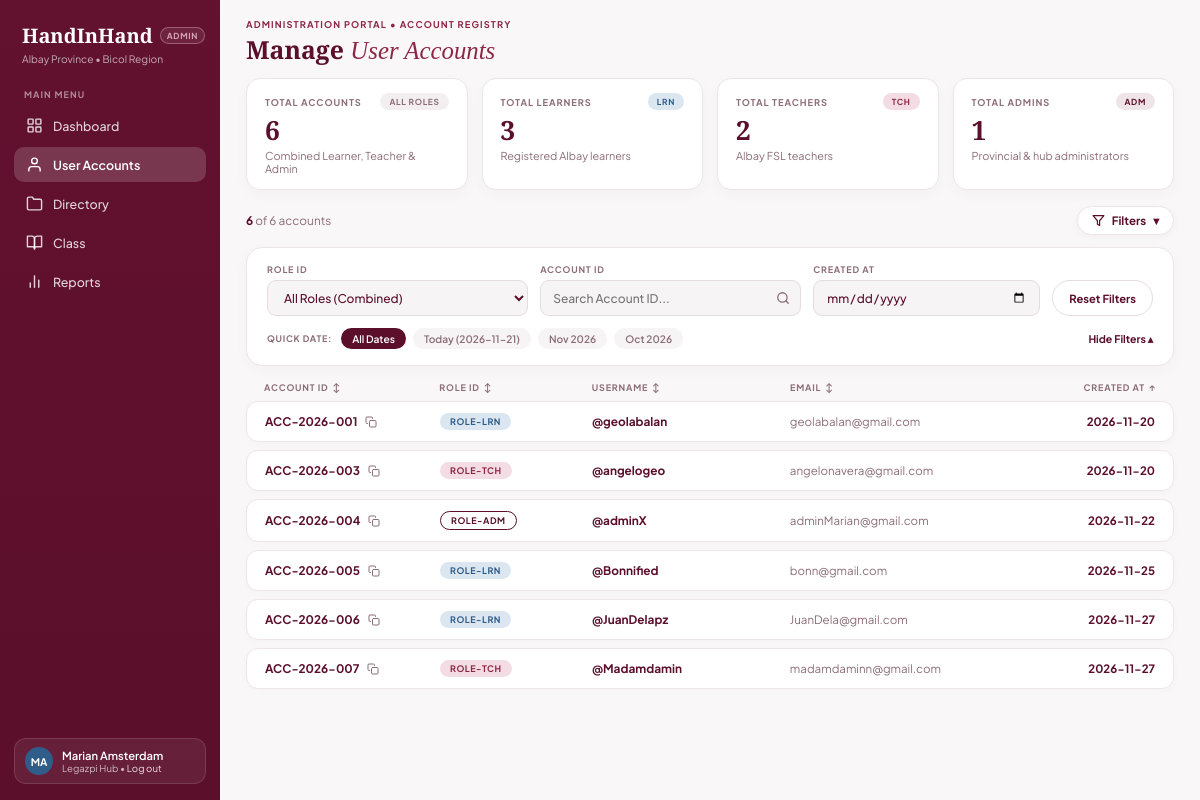
Page /admin_users.php (signed in) on the committed database.
### tables this page shows
CREATE TABLE `accounts` (
  `account_id` int(11) NOT NULL,
  `role_id` int(11) NOT NULL,
  `username` varchar(30) NOT NULL,
  `email` varchar(255) NOT NULL,
  `password_hash` varchar(255) NOT NULL,
  `created_at` timestamp NOT NULL DEFAULT current_timestamp()
);

### admin_users.php (the view, shortened to what this page needs)
<?php
require_once __DIR__ . '/includes/db_connect.php';
$coordinator_name = 'Albay Coordinator';
$coordinator_hub  = 'Legazpi Hub';
if (!empty($_SESSION['account_id']) && $conn) {
    try {
        $stmt = $conn->prepare("SELECT first_name, last_name FROM administrators WHERE account_id = ? LIMIT 1");
        $stmt->bind_param('i', $_SESSION['account_id']);
        $stmt->execute();
        if ($adm = $stmt->get_result()->fetch_assoc()) {
            $coordinator_name = trim($adm['first_name'] . ' ' . $adm['last_name']);
        }
    } catch (Throwable $e) {
    }
}
$name_parts = preg_split('/\s+/', trim($coordinator_name));
$initials   = strtoupper(substr($name_parts[0] ?? 'A', 0, 1) . substr($name_parts[1] ?? 'C', 0, 1));
$accounts_list = [];
$count_total    = 0;
$count_learners = 0;
$count_teachers = 0;
$count_admins   = 0;
if ($conn) {
    try {
        $sql = "
            SELECT
                account_id,
                role_id,
                username,
                email,
                DATE(created_at) AS created_date,
                YEAR(created_at) AS created_year
            FROM accounts
            ORDER BY account_id ASC
        ";
        $res = $conn->query($sql);
        while ($row = $res->fetch_assoc()) {
            $rid  = (int)$row['role_id'];
            $year = $row['created_year'] ?: '2026';
            $code = sprintf('ACC-%s-%03d', $year, (int)$row['account_id']);
            if ($rid === 1) {
                $role_code = 'ROLE-ADM';
                $count_admins++;
            } elseif ($rid === 2) {
                $role_code = 'ROLE-TCH';
                $count_teachers++;
            } else {
                $role_code = 'ROLE-LRN';
                $count_learners++;
            }
            $count_total++;
            $uname = str_starts_with($row['username'], '@') ? $row['username'] : '@' . $row['username'];
            $accounts_list[] = [
                'raw_id'       => (int)$row['account_id'],
                'account_code' => $code,
                'role_code'    => $role_code,
                'username'     => $uname,
                'email'        => $row['email'],
                'created_at'   => $row['created_date'] ?: '2026-11-21'
            ];
        }
    } catch (Throwable $e) {
    }
}
?>
<!DOCTYPE html>
<html lang="en">
<head>
    <link rel="stylesheet" href="assets/css/admin.css?v=3">
</head>
<body>
<div class="admin-layout">
    <aside class="sidebar" id="adminSidebar">
        <div class="sidebar-top">
            <div class="brand-header">
                <div class="brand-row">
                    <a href="admin_dashboard.php" class="brand-title">HandInHand</a>
                    <span class="admin-pill">ADMIN</span>
                </div>
                <span class="brand-region">Albay Province &bull; Bicol Region</span>
            </div>
            <div class="menu-section">
                <span class="menu-label">MAIN MENU</span>
                <nav class="sidebar-nav" aria-label="Admin Navigation">
                    <a href="admin_dashboard.php" class="nav-item">
                        <span>Dashboard</span>
                    </a>
                    <a href="admin_users.php" class="nav-item active">
                        <svg width="17" height="17" viewBox="0 0 24 24" fill="none" stroke="currentColor" stroke-width="2" stroke-linecap="round" stroke-linejoin="round">
                            <path d="M20 21v-2a4 4 0 0 0-4-4H8a4 4 0 0 0-4 4v2"></path>
                            <circle cx="12" cy="7" r="4"></circle>
                        </svg>
                        <span>User Accounts</span>
                    </a>
                    <a href="admin_directory.php" class="nav-item">
                        <svg width="17" height="17" viewBox="0 0 24 24" fill="none" stroke="currentColor" stroke-width="2" stroke-linecap="round" stroke-linejoin="round">
                            <path d="M22 19a2 2 0 0 1-2 2H4a2 2 0 0 1-2-2V5a2 2 0 0 1 2-2h5l2 3h9a2 2 0 0 1 2 2z"></path>
                        </svg>
                        <span>Directory</span>
                    </a>
                    <a href="admin_classes.php" class="nav-item">
                        <svg width="17" height="17" viewBox="0 0 24 24" fill="none" stroke="currentColor" stroke-width="2" stroke-linecap="round" stroke-linejoin="round">
                            <path d="M2 3h6a4 4 0 0 1 4 4v14a3 3 0 0 0-3-3H2z"></path>
                            <path d="M22 3h-6a4 4 0 0 0-4 4v14a3 3 0 0 1 3-3h7z"></path>
                        </svg>
                        <span>Class</span>
                    </a>
                    <a href="admin_reports.php" class="nav-item">
                        <svg width="17" height="17" viewBox="0 0 24 24" fill="none" stroke="currentColor" stroke-width="2" stroke-linecap="round" stroke-linejoin="round">
                            <line x1="18" y1="20" x2="18" y2="10"></line>
                            <line x1="12" y1="20" x2="12" y2="4"></line>
                            <line x1="6" y1="20" x2="6" y2="14"></line>
                        </svg>
                        <span>Reports</span>
                    </a>
                </nav>
            </div>
        </div>
        <div class="sidebar-footer">
            <div class="coordinator-card">
                <div class="coord-avatar"><?php echo htmlspecialchars($initials); ?></div>
                <div class="coord-info">
                    <strong><?php echo htmlspecialchars($coordinator_name); ?></strong>
                    <span><?php echo htmlspecialchars($coordinator_hub); ?> &bull; <a href="actions/logout.php" class="logout-link">Log out</a></span>
                </div>
            </div>
        </div>
    </aside>
    <main class="main-content">
        <header class="page-header">
            <div class="header-titles">
                <span class="portal-eyebrow">ADMINISTRATION PORTAL &bull; ACCOUNT REGISTRY</span>
                <h1 class="page-title">Manage <em>User Accounts</em></h1>
            </div>
        </header>
        <section class="kpi-grid-4">
            <article class="kpi-card">
                <div class="kpi-top">
                    <span class="kpi-label">TOTAL ACCOUNTS</span>
                    <span class="mini-role-pill pill-neutral">ALL ROLES</span>
                </div>
                <div class="kpi-value"><?php echo number_format($count_total); ?></div>
                <p class="kpi-sub">Combined Learner, Teacher &amp; Admin</p>
            </article>
            <article class="kpi-card">
                <div class="kpi-top">
                    <span class="kpi-label">TOTAL LEARNERS</span>
                    <span class="mini-role-pill pill-lrn">LRN</span>
                </div>
                <div class="kpi-value"><?php echo number_format($count_learners); ?></div>
                <p class="kpi-sub">Registered Albay learners</p>
            </article>
            <article class="kpi-card">
                <div class="kpi-top">
                    <span class="kpi-label">TOTAL TEACHERS</span>
                    <span class="mini-role-pill pill-tch">TCH</span>
                </div>
                <div class="kpi-value"><?php echo number_format($count_teachers); ?></div>
                <p class="kpi-sub">Albay FSL teachers</p>
            </article>
            <article class="kpi-card">
                <div class="kpi-top">
                    <span class="kpi-label">TOTAL ADMINS</span>
                    <span class="mini-role-pill pill-adm">ADM</span>
                </div>
                <div class="kpi-value"><?php echo number_format($count_admins); ?></div>
                <p class="kpi-sub">Provincial &amp; hub administrators</p>
            </article>
        </section>
        <div class="registry-toolbar">
            <span class="accounts-counter" id="accountsCounter">
                <strong><?php echo $count_total; ?></strong> of <?php echo $count_total; ?> accounts
            </span>
            <button type="button" class="filter-toggle-btn" id="filterToggleBtn" aria-expanded="true">
                <svg width="13" height="13" viewBox="0 0 24 24" fill="none" stroke="currentColor" stroke-width="2.2" stroke-linecap="round" stroke-linejoin="round">
                    <polygon points="22 3 2 3 10 12.46 10 19 14 21 14 12.46 22 3"></polygon>
                </svg>
                <span>Filters</span>
                <span class="chevron-icon" id="filterChevron">&#9662;</span>
            </button>
        </div>
        <section class="filter-panel-card" id="filterPanelCard">
            <div class="filter-controls-row">
                <div class="filter-field">
                    <label for="roleFilterSelect">ROLE ID</label>
                    <select id="roleFilterSelect">
                        <option value="ALL">All Roles (Combined)</option>
                    </select>
                </div>
                <div class="filter-field">
                    <label for="accountSearchInput">ACCOUNT ID</label>
                    <div class="search-input-wrap">
                        <input type="text" id="accountSearchInput" placeholder="Search Account ID...">
                    </div>
                </div>
                <div class="filter-field">
                    <label for="createdDateInput">CREATED AT</label>
                    <input type="date" id="createdDateInput">
                </div>
                <button type="button" class="btn-reset-filters" id="resetFiltersBtn">Reset Filters</button>
            </div>
            <div class="quick-date-row">
                <div class="quick-date-pills">
                    <span class="quick-date-label">QUICK DATE:</span>
                    <button type="button" class="qdate-pill active" data-qdate="ALL">All Dates</button>
                    <button type="button" class="qdate-pill" data-qdate="2026-11-21">Today (2026-11-21)</button>
                    <button type="button" class="qdate-pill" data-qdate="2026-11">Nov 2026</button>
                    <button type="button" class="qdate-pill" data-qdate="2026-10">Oct 2026</button>
                </div>
                <button type="button" class="hide-filters-link" id="hideFiltersBtn">Hide Filters &#9652;</button>
            </div>
        </section>
        <section class="registry-table-section" data-total-count="<?php echo $count_total; ?>">
            <div class="registry-grid-header">
                <button type="button" class="sort-col-btn" data-sort="account">ACCOUNT ID <span class="sort-arrows">&#8597;</span></button>
                <button type="button" class="sort-col-btn" data-sort="role">ROLE ID <span class="sort-arrows">&#8597;</span></button>
                <button type="button" class="sort-col-btn" data-sort="username">USERNAME <span class="sort-arrows">&#8597;</span></button>
                <button type="button" class="sort-col-btn" data-sort="email">EMAIL <span class="sort-arrows">&#8597;</span></button>
                <button type="button" class="sort-col-btn align-right" data-sort="date">CREATED AT <span class="sort-arrows">&#8593;</span></button>
            </div>
            <div class="registry-rows-stack" id="registryRowsStack">
                <?php foreach ($accounts_list as $acc): ?>
                    <?php
                        $badge_class = match ($acc['role_code']) {
                            'ROLE-ADM' => 'badge-adm',
                            'ROLE-TCH' => 'badge-tch',
                            default    => 'badge-lrn',
                        };
                    ?>
                    <article class="account-row-card"
                             data-account="<?php echo htmlspecialchars(strtolower($acc['account_code'])); ?>"
                             data-role="<?php echo htmlspecialchars($acc['role_code']); ?>"
                             data-username="<?php echo htmlspecialchars(strtolower($acc['username'])); ?>"
                             data-email="<?php echo htmlspecialchars(strtolower($acc['email'])); ?>"
                             data-date="<?php echo htmlspecialchars($acc['created_at']); ?>">
                        <div class="col-account">
                            <span class="acc-code-text"><?php echo htmlspecialchars($acc['account_code']); ?></span>
                            <button type="button" class="copy-id-btn" data-copy="<?php echo htmlspecialchars($acc['account_code']); ?>" title="Copy Account ID">
                                <svg width="12" height="12" viewBox="0 0 24 24" fill="none" stroke="currentColor" stroke-width="2" stroke-linecap="round" stroke-linejoin="round">
                                    <rect x="9" y="9" width="13" height="13" rx="2" ry="2"></rect>
                                    <path d="M5 15H4a2 2 0 0 1-2-2V4a2 2 0 0 1 2-2h9a2 2 0 0 1 2 2v1"></path>
                                </svg>
                            </button>
                        </div>
                        <div class="col-role">
                            <span class="registry-role-badge <?php echo $badge_class; ?>">
                                <?php echo htmlspecialchars($acc['role_code']); ?>
                            </span>
                        </div>
                        <div class="col-username">
                            <?php echo htmlspecialchars($acc['username']); ?>
                        </div>
                        <div class="col-email">
                            <?php echo htmlspecialchars($acc['email']); ?>
                        </div>
                        <div class="col-date">
                            <?php echo htmlspecialchars($acc['created_at']); ?>
                        </div>
                    </article>
                <?php endforeach; ?>
            </div>
        </section>
    </main>
</div>
</body>
</html>

### rows in the picture
accounts: account_code "ACC-2026-001", role_code "ROLE-LRN", username "@geolabalan", email "geolabalan@gmail.com", created_at "2026-11-20"
accounts: account_code "ACC-2026-003", role_code "ROLE-TCH", username "@angelogeo", email "angelonavera@gmail.com", created_at "2026-11-20"
accounts: account_code "ACC-2026-004", role_code "ROLE-ADM", username "@adminX", email "adminMarian@gmail.com", created_at "2026-11-22"
accounts: account_code "ACC-2026-005", role_code "ROLE-LRN", username "@Bonnified", email "bonn@gmail.com", created_at "2026-11-25"
accounts: account_code "ACC-2026-006", role_code "ROLE-LRN", username "@JuanDelapz", email "JuanDela@gmail.com", created_at "2026-11-27"
accounts: account_code "ACC-2026-007", role_code "ROLE-TCH", username "@Madamdamin", email "madamdaminn@gmail.com", created_at "2026-11-27"

### other values in the picture
$initials "MA"
$coordinator_name "Marian Amsterdam"
$coordinator_hub "Legazpi Hub"
$count_total "6"
$count_learners "3"
$count_teachers "2"
$count_admins "1"
